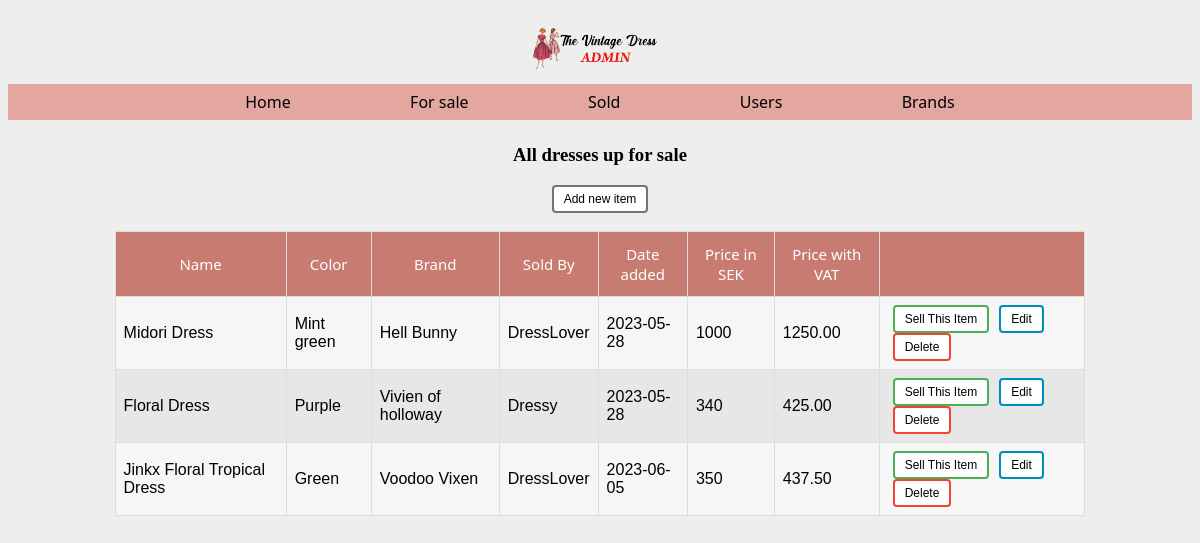
The page /items.php on the database its author committed.
### tables this page shows
CREATE TABLE `items` (
  `id` int(11) NOT NULL,
  `title` varchar(50) NOT NULL,
  `color` varchar(11) NOT NULL,
  `brandID` int(11) NOT NULL,
  `userID` int(11) NOT NULL,
  `price` int(11) NOT NULL,
  `date_added` date DEFAULT NULL,
  `date_sold` date DEFAULT NULL
);

CREATE TABLE `brands` (
  `id` int(11) NOT NULL,
  `name` varchar(32) NOT NULL
);

CREATE TABLE `users` (
  `id` int(11) NOT NULL,
  `username` varchar(32) NOT NULL,
  `first_name` varchar(32) NOT NULL,
  `last_name` varchar(32) NOT NULL,
  `email` varchar(65) NOT NULL
);

### items.php (called while the page is built)
<?php
require 'classes/view/item-view.php';
require 'classes/model/item-model.php';
$pdo = require 'partials/connect.php';
$itemModel = new ItemModel($pdo);
$itemView = new ItemView();
include 'partials/header.php';
include 'partials/nav.php';
$itemView->renderAllItemsWithUsersAndBrandsAsList($itemModel->getAllItemsWithUsersAndBrandsAndTax());
include 'partials/footer.php';

### classes/model/db.php (called while the page is built, shortened)
<?php
class DB
{
    public function __construct(PDO $pdo)
    {
        $this->pdo = $pdo;
    }
}

### classes/model/item-model.php (called while the page is built, shortened)
<?php
require_once 'db.php';
class ItemModel extends DB
{
    public function getAllItemsWithUsersAndBrandsAndTax()
    {
        $sql = "SELECT items.id, items.title, items.color, items.date_added, items.price, users.username, brands.name, SUM(items.price *  1.25) AS TotalTax from items JOIN users ON users.id = items.userID JOIN brands ON brands.id = items.brandID WHERE date_sold IS NULL GROUP BY items.id";
        $statement = $this->pdo->prepare($sql);
        $statement->execute();
        return $statement->fetchAll(PDO::FETCH_ASSOC);
    }
}

### classes/view/item-view.php (the view, shortened to what this page needs)
<?php
class ItemView
{
    public function renderAllItemsWithUsersAndBrandsAsList(array $items): void
    {
        echo "<h3 class='pageTitle'>All dresses up for sale</h3>";
        echo "<button class='addButton'><a href='item-new.php'>Add new item</a></button>";
        echo "<br><br>";
        echo "<table class='center'>";
        echo "<th>Name</th>";
        echo "<th>Color</th>";
        echo "<th>Brand</th>";
        echo "<th>Sold By</th>";
        echo "<th>Date added</th>";
        echo "<th>Price in SEK</th>";
        echo "<th>Price with VAT</th>";
        echo "<th></th>";
        foreach ($items as $item) {
            echo "<tr>";
            echo "<td>{$item['title']}</td>";
            echo "<td>{$item['color']}</td>";
            echo "<td>{$item['name']}</td>";
            echo "<td>{$item['username']}</td>";
            echo "<td>{$item['date_added']}</td>";
            echo "<td>{$item['price']}</td>";
            echo "<td>{$item['TotalTax']}</td>";
            echo "<td><button class='btnGreen'><a href='item-sell.php?id={$item['id']}'>Sell This Item</a></button>";
            echo "<button class='btnEdit'><a href='item-edit.php?id={$item['id']}'>Edit</a></button>";
            echo "<button class='btnDel'><a href='item-delete.php?id={$item['id']}'>Delete</a></button></td>";
            echo "</tr>";
        }
        echo "</table>";
    }
}
?>

### style/style.css (style rules this page uses)
body { text-align: center; background: #eee url("https://i.imgur.com/eeQeRmk.png"); background-size: 1.2%; background-repeat: repeat; }
.center { margin-left: auto; margin-right: auto; }
.center { background-color: rgb(231, 231, 231); font-family: Arial, Helvetica, sans-serif; border-collapse: collapse; width: 82%; }
.center td, .center th { border: 1px solid #ddd; padding: 8px; }
.center tr:nth-child(even) { background-color: #f8f8f8e9; }
.center tr, td { text-align: left; }
.center th { padding-top: 12px; padding-bottom: 12px; text-align: center; font-size: 15px; font-weight: normal; font-family: "Segoe UI", Tahoma, Geneva, Verdana, sans-serif; background-color: #c77b71ff; color: rgb(255, 255, 255); }
.btnDel { margin-left: 5px; margin-right: 5px; background-color: #f44336; border: none; border-radius: 4px; color: white; padding: 5px 10px; text-align: center; text-decoration: none; display: inline-block; font-size: 12px; transition-duration: 0.4s; cursor: pointer; }
.btnDel { background-color: white; color: black; border: 2px solid #f44336; }
.btnDel a { all: unset; }
.btnEdit { margin-left: 5px; margin-right: 5px; background-color: #008cba; border: none; border-radius: 4px; color: white; padding: 5px 10px; text-align: center; text-decoration: none; display: inline-block; font-size: 12px; transition-duration: 0.4s; cursor: pointer; }
.btnEdit { background-color: white; color: black; border: 2px solid #008cba; }
.btnEdit a { all: unset; }
.btnGreen { margin-left: 5px; margin-right: 5px; background-color: #4caf50; border: none; border-radius: 4px; color: white; padding: 5px 10px; text-align: center; text-decoration: none; display: inline-block; font-size: 12px; transition-duration: 0.4s; cursor: pointer; }
.btnGreen { background-color: white; color: black; border: 2px solid #4caf50; }
.btnGreen a { all: unset; }
.addButton a { all: unset; }
.addButton { margin-left: 5px; margin-right: 5px; background-color: #ffffff; border: none; border-radius: 4px; color: white; padding: 5px 10px; text-align: center; text-decoration: none; display: inline-block; font-size: 12px; transition-duration: 0.4s; cursor: pointer; }
.addButton { background-color: white; color: black; border: 2px solid #757575; }

### rows shown on the page
items: title "Midori Dress", color "Mint green", brandID.name "Hell Bunny", userID.username "DressLover", date_added "2023-05-28", price "1000", TotalTax "1250.00"
items: title "Floral Dress", color "Purple", brandID.name "Vivien of holloway", userID.username "Dressy", date_added "2023-05-28", price "340", TotalTax "425.00"
items: title "Jinkx Floral Tropical Dress", color "Green", brandID.name "Voodoo Vixen", userID.username "DressLover", date_added "2023-06-05", price "350", TotalTax "437.50"
